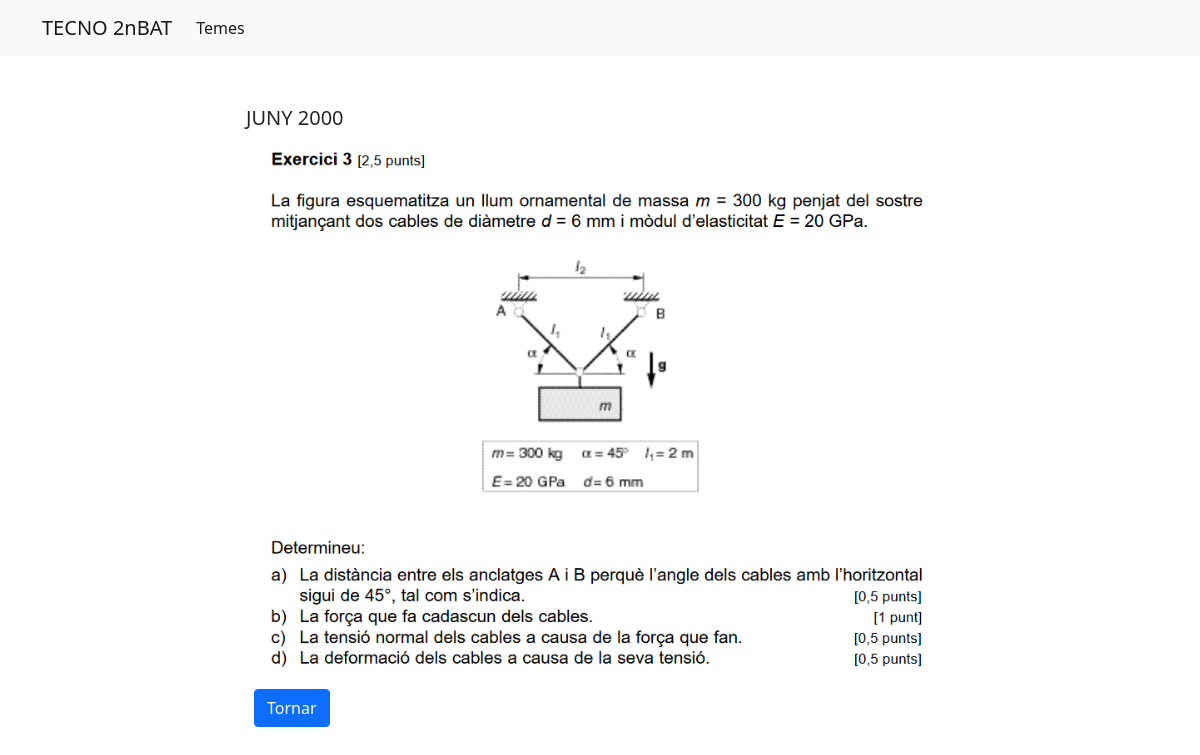
Screenshot of /exercicis/exercici_numero=2 with the database file from the repository.
### temes/models.py (models this page shows)
class Exercici(models.Model):
    exercici = models.IntegerField()
    any = models.CharField(max_length=20)
    imatge = models.CharField(max_length=200)
    sol_a = models.CharField(max_length=60, blank=True, null=True)
    sol_b = models.CharField(max_length=60, blank=True, null=True)
    sol_c = models.CharField(max_length=60, blank=True, null=True)
    sol_d = models.CharField(max_length=60, blank=True, null=True)
    sol_e = models.CharField(max_length=60, blank=True, null=True)
    category = models.ForeignKey(Category, null=True, on_delete=models.PROTECT)

### temes/views.py (the view)
# urls.py: path("exercicis/exercici_numero=<int:pk>", views.show_exercici, name='show')
def show_exercici(request, pk):
    show_exercici = Exercici.objects.get(pk=pk)
    return render(request, 'temes/exercici_gran.html',
                  {"show_exercici": show_exercici})

### temes/templates/temes/exercici_gran.html
{% extends 'temes/base.html' %}
{% load static %}
{% block content %}
<div class="row ">
    <div class="col-sm ">
    </div>
    <div class="col-sm ">
        <h5>{{show_exercici.any}}</h5>
        <div class="mr-auto p-1">
            <img src="{% static show_exercici.imatge %}" alt="My image" width="700px">
        </div>
        <div class="mb-auto p-2">
            <a href="{% url 'temes:exercicis' show_exercici.category_id %}"
               class="btn btn-primary">
                Tornar
            </a>
        </div>
    </div>
    <div class="col-sm ">
    </div>
</div>
{%endblock%}

### temes/static/temes/css/style.css (style rules this page uses)
.row { padding-top: 50px; }

### rows the page displays
Exercici: any "JUNY 2000", imatge (picture)
